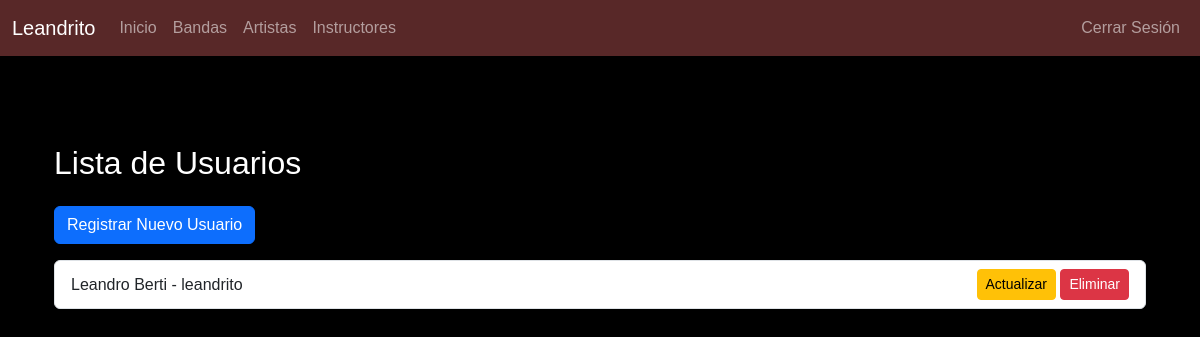
The page /listar_usuarios/ on the database as committed earlier.
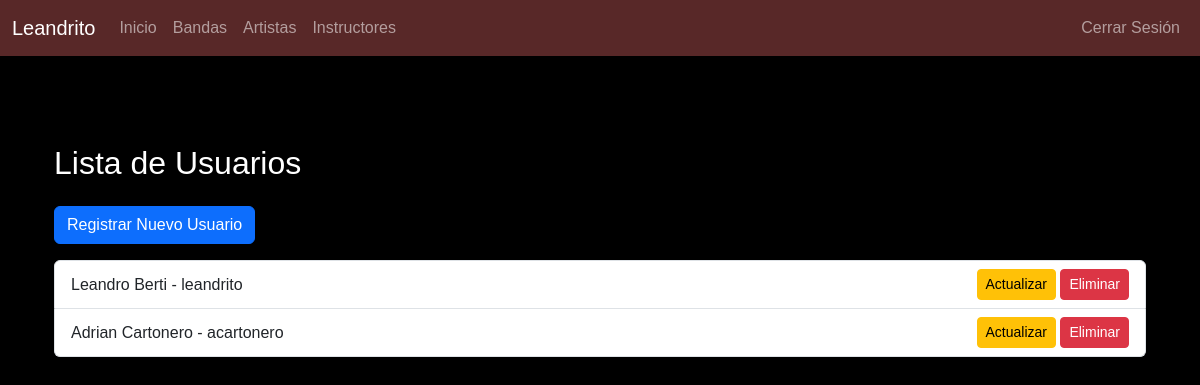
The same page on the database as committed later.
### final/models.py (models this page shows, shortened)
class Usuario(models.Model):
    nombre = models.CharField(max_length=50)
    apellido = models.CharField(max_length=50)
    correo_electronico = models.EmailField(unique=True)
    usuario = models.CharField(max_length=15, unique=True)
    contrasena = models.CharField(max_length=15)

### final/views.py (the view)
def listar_usuarios(request):
    usuarios = Usuario.objects.all()
    return render(request, 'final/listar_usuarios.html', {'usuarios': usuarios})

### final/templates/final/listar_usuarios.html
{% extends 'final/base.html' %}
{% block content %}
<div class="container mt-4">
    <h2 class="mb-4">Lista de Usuarios</h2>
    <a href="{% url 'registrar_usuario' %}" class="btn btn-primary mb-3">Registrar Nuevo Usuario</a>
    <ul class="list-group">
        {% for usuario in usuarios %}
        <li class="list-group-item d-flex justify-content-between align-items-center">
            {{ usuario.nombre }} {{ usuario.apellido }} - {{ usuario.usuario }}
            <div>
                <a href="{% url 'actualizar_usuario' usuario.id %}" class="btn btn-warning btn-sm">Actualizar</a>
                <a href="{% url 'eliminar_usuario' usuario.id %}" class="btn btn-danger btn-sm">Eliminar</a>
            </div>
        </li>
        {% endfor %}
    </ul>
</div>
{% endblock %}

Rows that differ between the two databases and show on the page:
added Usuario: nombre "Adrian", apellido "Cartonero", usuario "acartonero"
